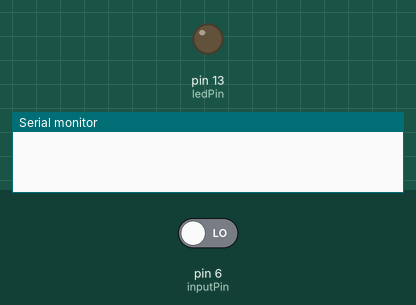
A sketch run on a simulated Arduino Uno, built with avr-gcc and run on an emulated ATmega328P. On the bench: output pins drawn as LEDs (lit = HIGH), the last lines printed to the serial monitor. Inputs (shaded band) come from the test bench; at power-on: pin 6 (inputPin) LOW.

Above: at 1.2 s.
1.3 s: pin 6 (inputPin) driven HIGH
At 2.5 s:
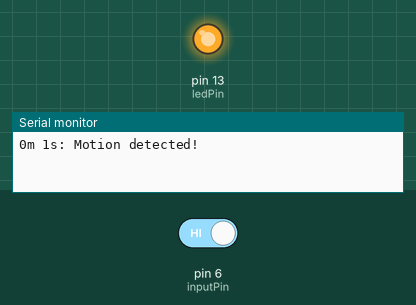
2.8 s: pin 6 (inputPin) driven LOW
At 3.7 s:
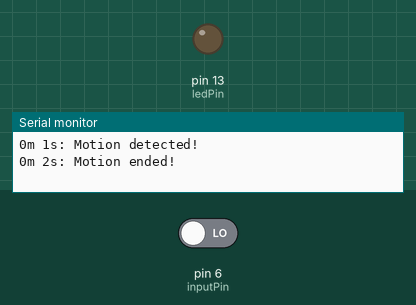
Timing chart, 0 to 5.8 s (numbered marks = the images above; inputs shaded):
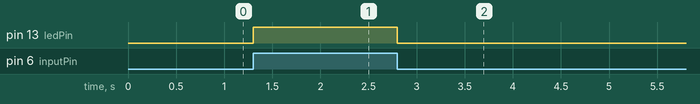

The sketch:

PIR_test.ino
```cpp
/*
 * PIR sensor tester
 */

int ledPin = 13;                // choose the pin for the LED
int inputPin = 6;               // choose the input pin (for PIR sensor)
int pirState = LOW;             // we start, assuming no motion detected
int val = 0;                    // variable for reading the pin status

void setup() {
  pinMode(ledPin, OUTPUT);      // declare LED as output
  pinMode(inputPin, INPUT);     // declare sensor as input

  Serial.begin(9600);
}

void loop(){
  val = digitalRead(inputPin);  // read input value
  //Serial.println(val);
  if (val == HIGH) {            // check if the input is HIGH
    digitalWrite(ledPin, HIGH);  // turn LED ON
    if (pirState == LOW) {
      // we have just turned on
      printTime();
      Serial.println("Motion detected!");
      // We only want to print on the output change, not state
      pirState = HIGH;
    }
  } else {
    digitalWrite(ledPin, LOW); // turn LED OFF
    if (pirState == HIGH){
      // we have just turned of
      printTime();
      Serial.println("Motion ended!");
      // We only want to print on the output change, not state
      pirState = LOW;
    }
  }
}

void printTime() {
  unsigned long t = millis()/1000;
  Serial.print(t/60);
  Serial.print("m ");
  Serial.print(t%60);
  Serial.print("s: ");
}
```

Measured:
- after the input at 1.3 s, pin 13 (ledPin): LOW → HIGH at once
- after the input at 2.8 s, pin 13 (ledPin): HIGH → LOW at once
